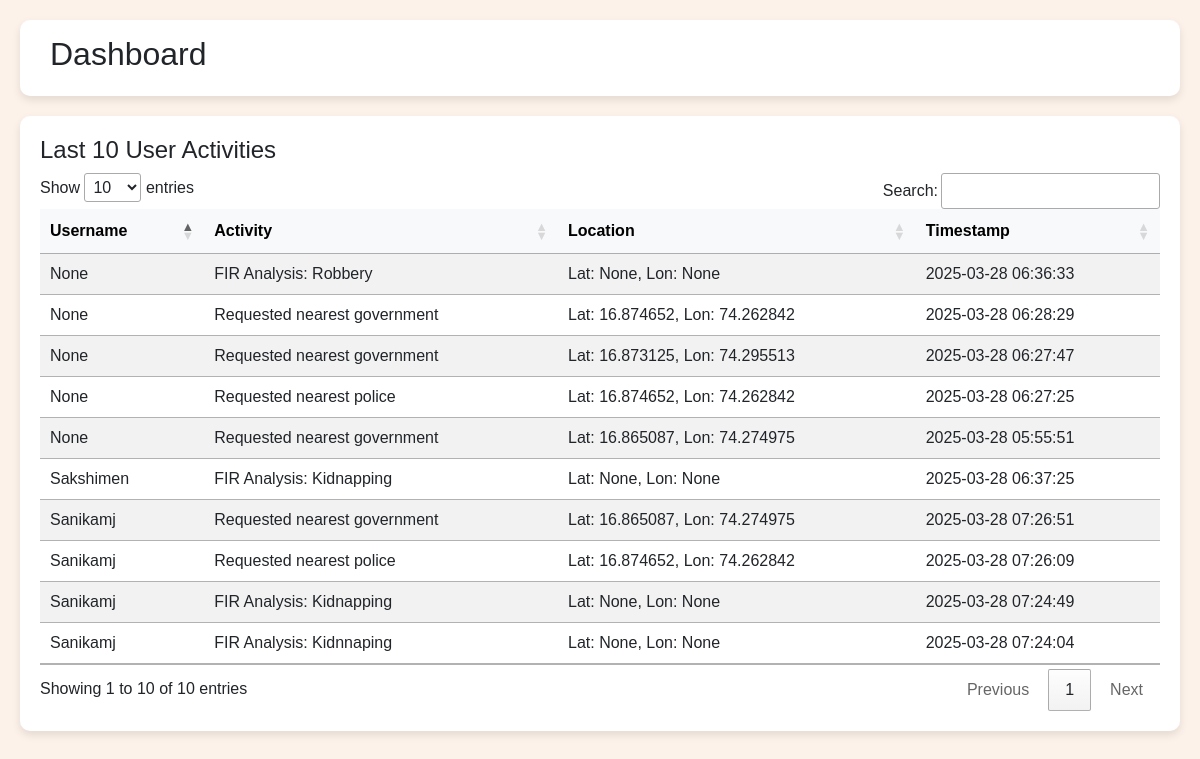
The page / on the database its author committed.
### tables this page shows
CREATE TABLE activity (
    id INTEGER PRIMARY KEY AUTOINCREMENT,
    username TEXT,
    latitude REAL,
    longitude REAL,
    activity TEXT,
    timestamp DATETIME DEFAULT CURRENT_TIMESTAMP
);

### app.py (the view)
@app.route('/')
def index():
    activities = get_user_activity()
    return render_template('index.html', activities=activities)

### app.py (called while the page is built)
def get_user_activity():
    conn = sqlite3.connect('user_activity.db')
    cursor = conn.cursor()
    cursor.execute('SELECT username, latitude, longitude, activity, timestamp FROM activity ORDER BY timestamp DESC LIMIT 10')
    rows = cursor.fetchall()
    conn.close()
    return rows

### templates/index.html (shortened to what this page needs)
<!DOCTYPE html>
<html lang="en">
<head>
    <link href="https://cdn.jsdelivr.net/npm/bootstrap@5.3.0/dist/css/bootstrap.min.css" rel="stylesheet">
    <link rel="stylesheet" href="https://cdn.datatables.net/1.11.5/css/jquery.dataTables.min.css">
</head>
<body>
    <div class="dashboard-header">
        <h2>Dashboard</h2>
    </div>
    <div class="table-container">
        <h4>Last 10 User Activities</h4>
        <table id="activityTable" class="table table-striped">
            <thead class="table-light">
                <tr>
                    <th>Username</th>
                    <th>Activity</th>
                    <th>Location</th>
                    <th>Timestamp</th>
                </tr>
            </thead>
            <tbody>
                {% for activity in activities %}
                <tr>
                    <td>{{ activity[0] }}</td>
                    <td>{{ activity[3] }}</td>
                    <td>Lat: {{ activity[1] }}, Lon: {{ activity[2] }}</td>
                    <td>{{ activity[4] }}</td>
                </tr>
                {% endfor %}
            </tbody>
        </table>
    </div>
</body>
</html>

### templates/index.html (style rules this page uses)
body { background-color: #fdf2e9; font-family: 'Arial', sans-serif; }
.dashboard-header { display: flex; justify-content: space-between; align-items: center; padding: 15px 30px; background: #fff; border-radius: 10px; margin: 20px; box-shadow: 0px 4px 8px rgba(0, 0, 0, 0.1); }
.table-container { background: #fff; padding: 20px; margin: 20px; border-radius: 10px; box-shadow: 0px 4px 8px rgba(0, 0, 0, 0.1); }

### rows shown on the page
activity: username "Sanikamj", activity "Requested nearest government", latitude "16.865087", longitude "74.274975", timestamp "2025-03-28 07:26:51"
activity: username "Sanikamj", activity "Requested nearest police", latitude "16.874652", longitude "74.262842", timestamp "2025-03-28 07:26:09"
activity: username "Sanikamj", activity "FIR Analysis: Kidnapping", activity "None", timestamp "2025-03-28 07:24:49"
activity: username "Sanikamj", activity "FIR Analysis: Kidnnaping", activity "None", timestamp "2025-03-28 07:24:04"
activity: username "Sakshimen", activity "FIR Analysis: Kidnapping", activity "None", timestamp "2025-03-28 06:37:25"
activity: activity "None", activity "FIR Analysis: Robbery", timestamp "2025-03-28 06:36:33"
activity: activity "None", activity "Requested nearest government", latitude "16.874652", longitude "74.262842", timestamp "2025-03-28 06:28:29"
activity: activity "None", activity "Requested nearest government", latitude "16.873125", longitude "74.295513", timestamp "2025-03-28 06:27:47"
activity: activity "None", activity "Requested nearest police", latitude "16.874652", longitude "74.262842", timestamp "2025-03-28 06:27:25"
activity: activity "None", activity "Requested nearest government", latitude "16.865087", longitude "74.274975", timestamp "2025-03-28 05:55:51"
